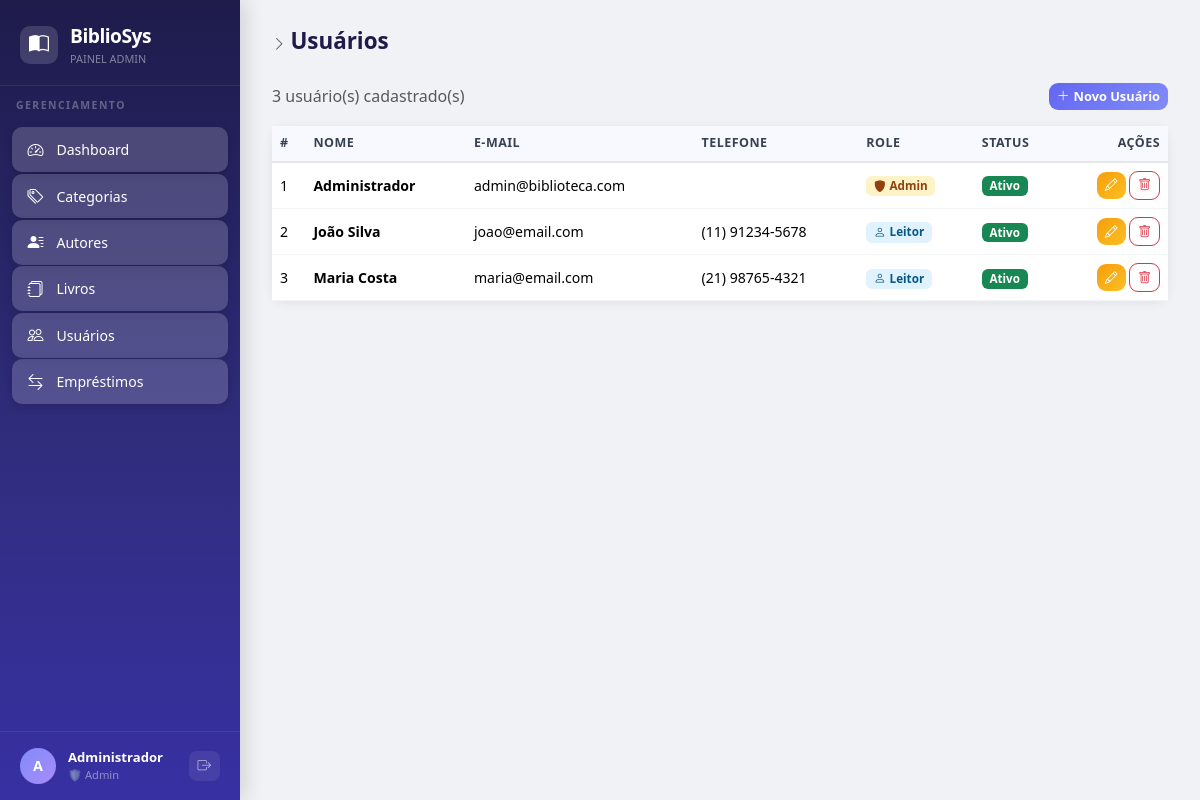
The page /pages/usuarios/index.php (signed in) on the database its author committed.
### tables this page shows
CREATE TABLE usuarios (
    id            INT UNSIGNED AUTO_INCREMENT PRIMARY KEY,
    nome          VARCHAR(150) NOT NULL,
    email         VARCHAR(150) NOT NULL UNIQUE,
    senha         VARCHAR(255) NOT NULL,
    role          ENUM('admin','usuario') NOT NULL DEFAULT 'usuario',
    telefone      VARCHAR(20),
    status        ENUM('ativo','inativo') NOT NULL DEFAULT 'ativo',
    criado_em     DATETIME DEFAULT CURRENT_TIMESTAMP,
    atualizado_em DATETIME DEFAULT CURRENT_TIMESTAMP ON UPDATE CURRENT_TIMESTAMP,
    INDEX idx_email (email)
);

### config/database.php (called while the page is built, shortened)
<?php
function getConexao(): PDO {
    static $pdo = null;
    if ($pdo === null) {
        $dsn = "mysql:host=" . DB_HOST . ";dbname=" . DB_NAME . ";charset=" . DB_CHARSET;
        $opcoes = [
            PDO::ATTR_ERRMODE            => PDO::ERRMODE_EXCEPTION,
            PDO::ATTR_DEFAULT_FETCH_MODE => PDO::FETCH_ASSOC,
            PDO::ATTR_EMULATE_PREPARES   => false,
        ];
        try {
            $pdo = new PDO($dsn, DB_USER, DB_PASS, $opcoes);
        } catch (PDOException $e) {
            die('<div style="color:red;font-family:sans-serif;padding:20px;">
                <h2>Erro de Conexão com o Banco de Dados</h2>
                <p>' . htmlspecialchars($e->getMessage()) . '</p>
                <p>Verifique as configurações em <code>config/database.php</code></p>
            </div>');
        }
    }
    return $pdo;
}

### classes/Usuario.php (called while the page is built, shortened)
<?php
require_once __DIR__ . '/../config/database.php';
class Usuario {
    private PDO $db;
    public function __construct() {
        $this->db = getConexao();
    }
    public function listarTodos(): array {
        return $this->db->query("SELECT * FROM usuarios ORDER BY nome")->fetchAll();
    }
}

### pages/usuarios/index.php (the view, shortened to what this page needs)
<?php
require_once __DIR__ . '/../../config/layout.php';
require_once __DIR__ . '/../../classes/Usuario.php';
$usu   = new Usuario();
$lista = $usu->listarTodos();
?>
<div class="d-flex justify-content-between align-items-center mb-3">
  <span class="text-muted"><?= count($lista) ?> usuário(s) cadastrado(s)</span>
  <a href="create.php" class="btn btn-primary btn-sm"><i class="bi bi-plus-lg me-1"></i>Novo Usuário</a>
</div>
<div class="card">
  <div class="table-responsive">
    <table class="table mb-0">
      <thead><tr><th>#</th><th>Nome</th><th>E-mail</th><th>Telefone</th><th>Role</th><th>Status</th><th class="text-end">Ações</th></tr></thead>
      <tbody>
      <?php if ($lista): foreach ($lista as $u): ?>
        <tr>
          <td><?= $u['id'] ?></td>
          <td class="fw-semibold"><?= htmlspecialchars($u['nome']) ?></td>
          <td><?= htmlspecialchars($u['email']) ?></td>
          <td><?= htmlspecialchars($u['telefone']) ?></td>
          <td>
            <?php if ($u['role'] === 'admin'): ?>
              <span class="badge" style="background:#fef3c7;color:#92400e"><i class="bi bi-shield-fill me-1"></i>Admin</span>
            <?php else: ?>
              <span class="badge" style="background:#e0f2fe;color:#075985"><i class="bi bi-person me-1"></i>Leitor</span>
            <?php endif; ?>
          </td>
          <td>
            <span class="badge <?= $u['status'] === 'ativo' ? 'bg-success' : 'bg-secondary' ?>">
              <?= ucfirst($u['status']) ?>
            </span>
          </td>
          <td class="text-end">
            <a href="edit.php?id=<?= $u['id'] ?>" class="btn btn-sm btn-warning"><i class="bi bi-pencil"></i></a>
            <a href="delete.php?id=<?= $u['id'] ?>" class="btn btn-sm btn-outline-danger"
               onclick="return confirm('Confirmar exclusão?')"><i class="bi bi-trash"></i></a>
          </td>
        </tr>
      <?php endforeach; else: ?>
        <tr><td colspan="7" class="text-center text-muted py-4">Nenhum usuário cadastrado.</td></tr>
      <?php endif; ?>
      </tbody>
    </table>
  </div>
</div>

### config/layout.php (style rules this page uses)
:root { --sidebar-bg: linear-gradient(180deg,#1e1b4b 0%,#312e81 60%,#3730a3 100%); --sidebar-w: 240px; --accent: #6366f1; --accent-light: #e0e7ff; }
body { background:#f0f2f5; font-family:"Segoe UI",sans-serif; margin:0; }
.card { border:none !important; border-radius:14px !important; box-shadow:0 2px 12px rgba(0,0,0,.07) !important; }
.table { font-size:.88rem; }
.table thead th { background:#f8f9ff; color:#374151; font-weight:700; font-size:.78rem; text-transform:uppercase; letter-spacing:.5px; border-bottom:2px solid #e5e7eb !important; }
.table td, .table th { vertical-align:middle; border-color:#f3f4f6 !important; }
.badge { border-radius:6px; font-weight:600; font-size:.73rem; }
.btn { border-radius:9px; font-weight:600; }
.btn-sm { font-size:.8rem; }
.btn-primary { background:linear-gradient(135deg,#6366f1,#818cf8); border:none; }
.btn-warning { background:linear-gradient(135deg,#f59e0b,#fbbf24); border:none; color:#fff; }

### rows shown on the page
usuarios: id "1", nome "Administrador", email "admin@biblioteca.com", role "admin" (drawn), status "Ativo"
usuarios: id "2", nome "João Silva", email "joao@email.com", telefone "(11) 91234-5678", role "usuario" (drawn), status "Ativo"
usuarios: id "3", nome "Maria Costa", email "maria@email.com", telefone "(21) 98765-4321", role "usuario" (drawn), status "Ativo"

### other values the page prints
$item['label'] "Dashboard"
$item['label'] "Categorias"
$item['label'] "Autores"
$item['label'] "Livros"
$item['label'] "Usuários"
$item['label'] "Empréstimos"
$inicial "A"
$nome "Administrador"
$titulo "Usuários"
count($lista) "3"
